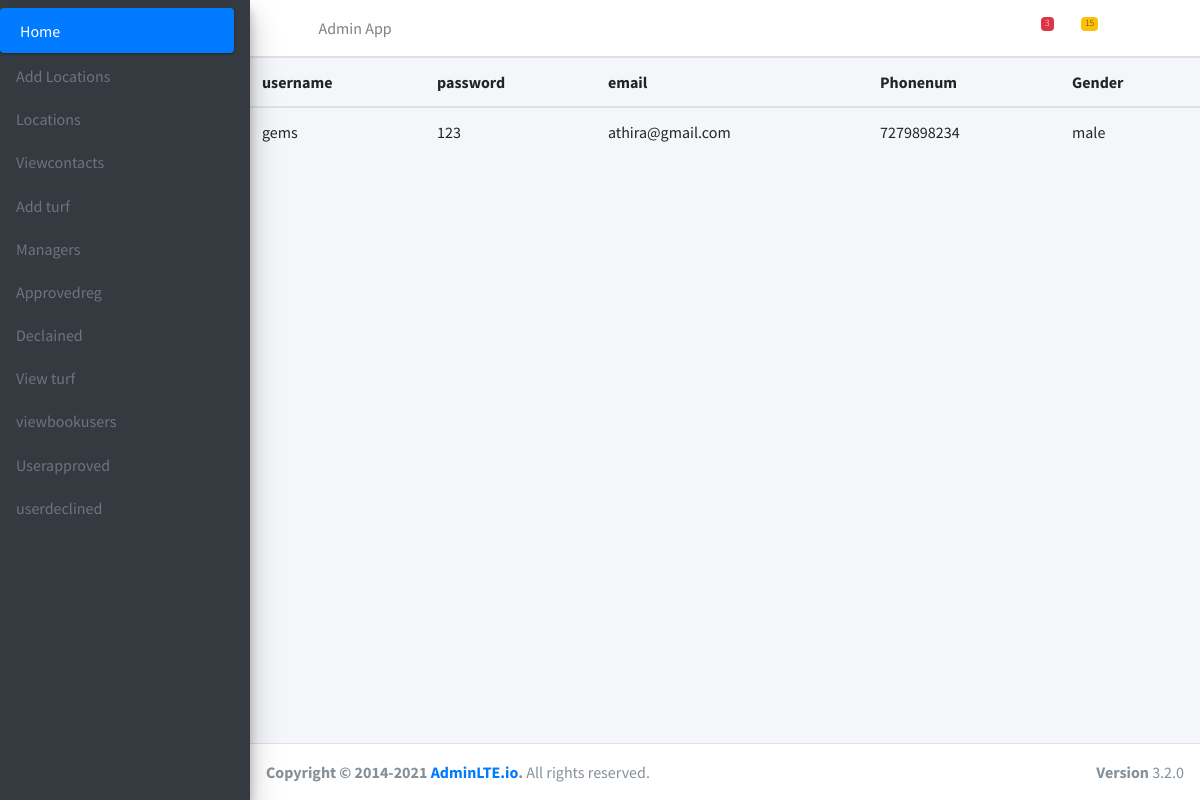
Page /declained on the committed database.
### Manager/models.py (models this page shows)
class Register(models.Model):
    username=models.CharField(max_length=200,default='')
    password=models.TextField()
    email=models.EmailField()
    Phonenum=models.IntegerField()
    Gender=models.TextField(default='')
    status=models.IntegerField(default=0)

### Admin/views.py (the view)
# urls.py: path('declained',views.declained,name='declained'),
def declained(request):
    data=Register.objects.filter(status=2)
    return render(request,'decline_t2.html',{'data':data})

### Admin/templates/decline_t2.html
{% extends 'admin_index.html' %}
{% block content %}
<table class="table">
    <thead>
      <tr>
        <th scope="col">username</th>
        <th scope="col">password</th>
        <th scope="col">email</th>
        <th scope="col">Phonenum</th>
        <th scope="col">Gender</th>
      </tr>
    </thead>
    <tbody>
      <tr>
        {% for i in data %}
        <td>{{ i.username }}</td>
        <td>{{ i.password }}</td>
        <td>{{ i.email }}</td>
        <td>{{ i.Phonenum }}</td>
        <td>{{ i.Gender }}</td>
    </tbody>
    {% endfor %}
  </table>
{% endblock %}

### rows in the picture
Register: username "gems", password "123", email "athira@gmail.com", Phonenum "7279898234", Gender "male"
